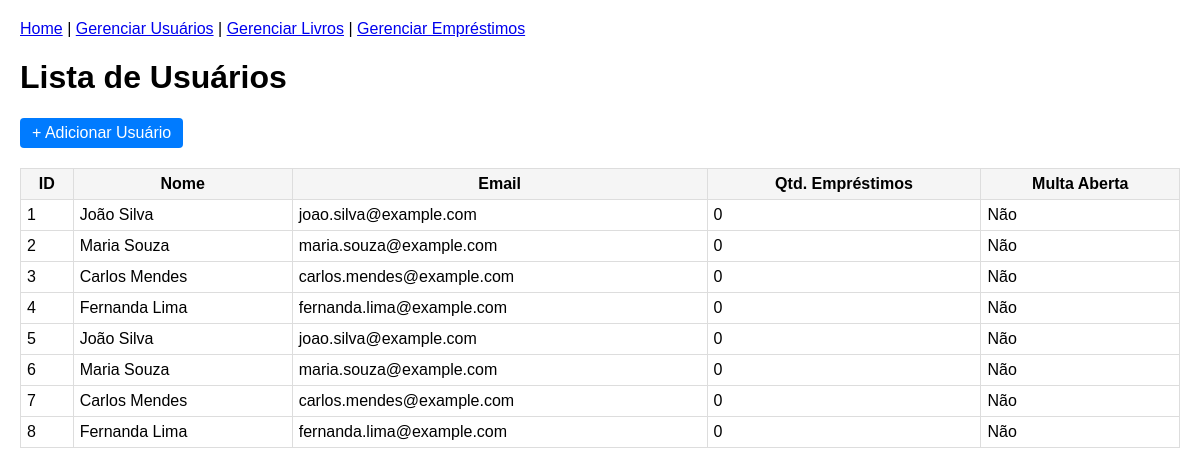
The page /web/usuarios on the database as committed earlier.
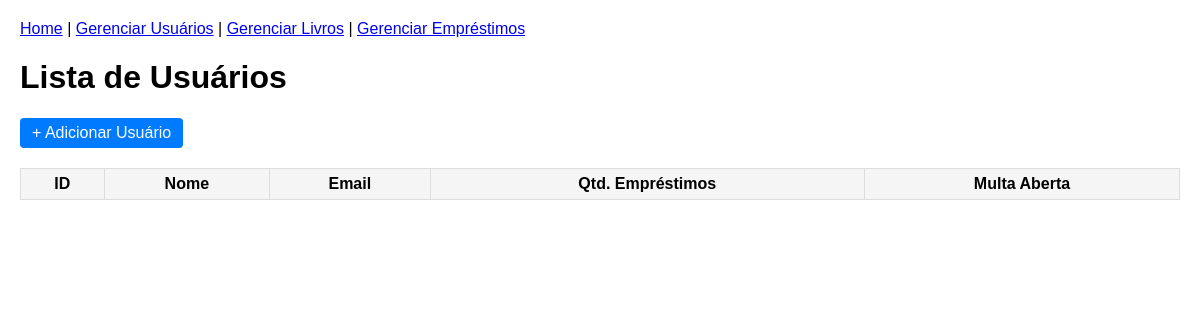
The same page on the database as committed later.
### db/modelos.py (models this page shows)
class Usuario(SQLModel, table=True):
    id: Optional[int] = Field(default=None, primary_key=True)
    nome: str
    email: str
    qtd_emprestimo: int = 0
    possui_multa_aberta: bool = False
    emprestimos: List["Emprestimo"] = Relationship(back_populates="usuario")

### server/web_ui.py (the view)
@router.get("/usuarios")
def web_list_usuarios(request: Request, q: str | None = None, sessao: Session = Depends(obter_sessao)):
    resultado = sessao.exec(select(Usuario)) if hasattr(sessao, 'exec') else sessao.query(Usuario)
    usuarios = [r[0] if not isinstance(r, Usuario) else r for r in resultado]
    if q:
        usuarios = [u for u in usuarios if q.lower() in u.nome.lower()]
    usuarios_dict = [
        {
            "id": u.id,
            "nome": u.nome,
            "email": u.email,
            "qtd_emprestimo": u.qtd_emprestimo,
            "possui_multa_aberta": u.possui_multa_aberta,
        }
        for u in usuarios
    ]
    return templates.TemplateResponse(
        "usuarios_list.html",
        {"request": request, "usuarios": usuarios_dict},
    )

### server/templates/usuarios_list.html
{% extends "base.html" %}
{% block content %}
<h1>Lista de Usuários</h1>
<a href="/web/usuarios/novo" style="display:inline-block;margin-bottom:10px;padding:6px 12px;background-color:#007bff;color:white;text-decoration:none;border-radius:4px;">
  + Adicionar Usuário
</a>
<table border="1" cellpadding="8" cellspacing="0">
  <thead>
    <tr>
      <th>ID</th>
      <th>Nome</th>
      <th>Email</th>
      <th>Qtd. Empréstimos</th>
      <th>Multa Aberta</th>
    </tr>
  </thead>
  <tbody>
    {% for usuario in usuarios %}
    <tr>
      <td>{{ usuario.id }}</td>
      <td>{{ usuario.nome }}</td>
      <td>{{ usuario.email }}</td>
      <td>{{ usuario.qtd_emprestimo }}</td>
      <td>{% if usuario.possui_multa_aberta %}Sim{% else %}Não{% endif %}</td>
    </tr>
    {% endfor %}
  </tbody>
</table>
{% endblock %}

### server/templates/base.html (shortened to what this page needs)
<!doctype html>
<html>
<head>
  <link rel="stylesheet" href="/static/style.css">
</head>
<body>
  <nav>
    <a href="/web">Home</a> |
    <a href="/web/usuarios">Gerenciar Usuários</a> |
    <a href="/web/livros">Gerenciar Livros</a> |
    <a href="/web/emprestimos">Gerenciar Empréstimos</a>
  </nav>
  <main>
    {% block content %}{% endblock %}
  </main>
</body>
</html>

### server/static/style.css (style rules this page uses)
body { font-family: Arial, sans-serif; margin: 20px; }
nav { margin-bottom: 10px; }
table { width: 100%; border-collapse: collapse; margin-top: 10px; }
th, td { border: 1px solid #ddd; padding: 6px; }
th { background: #f5f5f5; }

Rows that differ between the two databases and show on the page:
removed Usuario: id "1", nome "João Silva", email "joao.silva@example.com", qtd_emprestimo "0", possui_multa_aberta "Não"
removed Usuario: id "2", nome "Maria Souza", email "maria.souza@example.com", qtd_emprestimo "0", possui_multa_aberta "Não"
removed Usuario: id "3", nome "Carlos Mendes", email "carlos.mendes@example.com", qtd_emprestimo "0", possui_multa_aberta "Não"
removed Usuario: id "4", nome "Fernanda Lima", email "fernanda.lima@example.com", qtd_emprestimo "0", possui_multa_aberta "Não"
removed Usuario: id "5", nome "João Silva", email "joao.silva@example.com", qtd_emprestimo "0", possui_multa_aberta "Não"
removed Usuario: id "6", nome "Maria Souza", email "maria.souza@example.com", qtd_emprestimo "0", possui_multa_aberta "Não"
removed Usuario: id "7", nome "Carlos Mendes", email "carlos.mendes@example.com", qtd_emprestimo "0", possui_multa_aberta "Não"
removed Usuario: id "8", nome "Fernanda Lima", email "fernanda.lima@example.com", qtd_emprestimo "0", possui_multa_aberta "Não"
